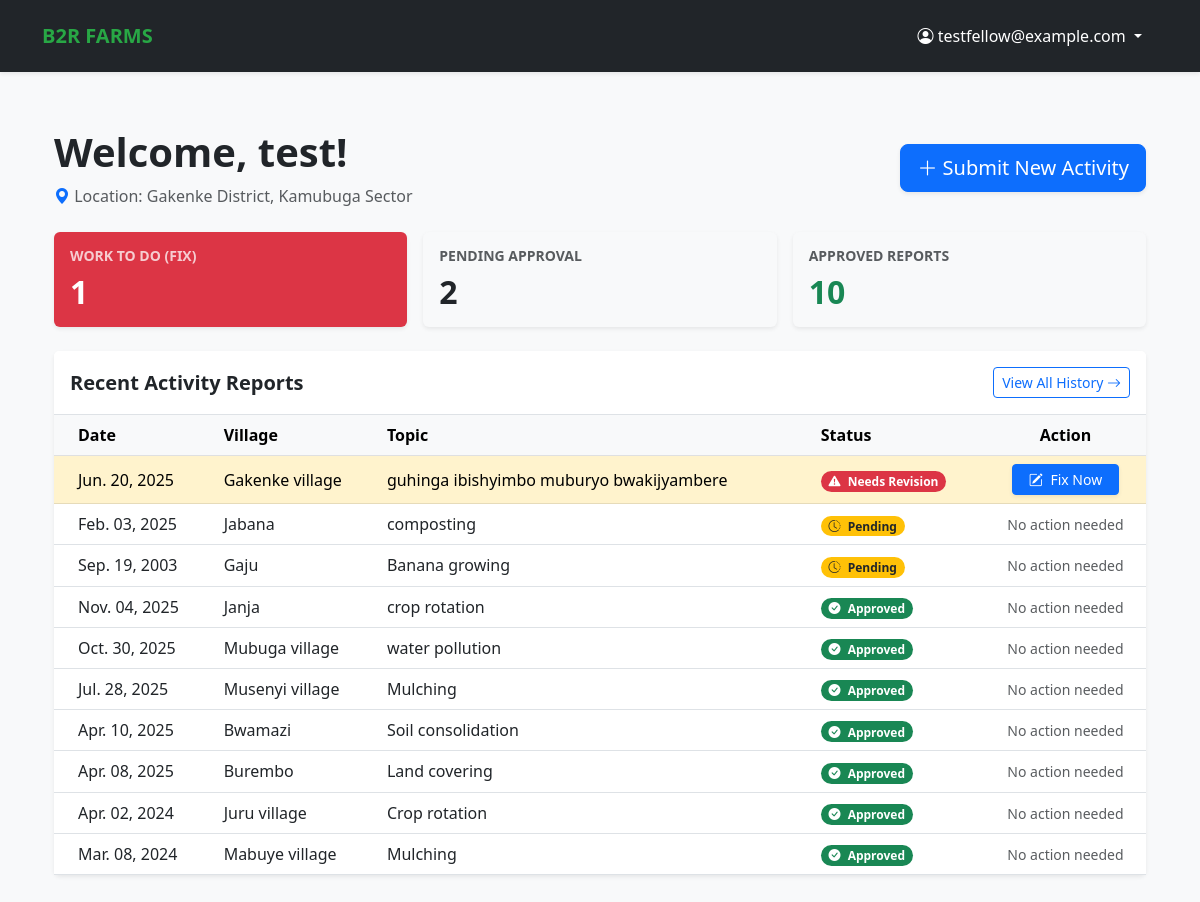
/fellows/dashboard/ (signed in), run on an earlier commit of the app's database.
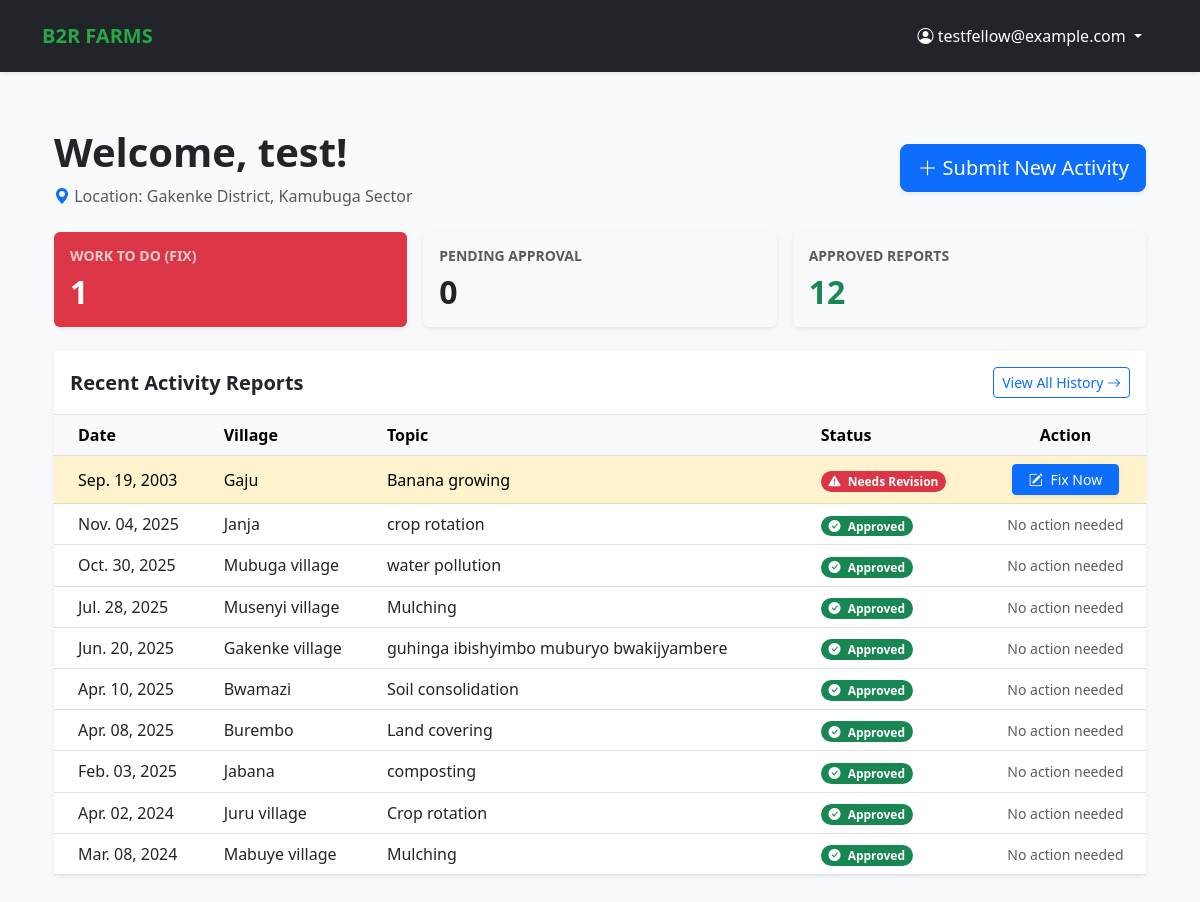
And on a later commit of the database.
### activities/models.py (models this page shows, shortened)
class TrainingActivity(models.Model):
    class Status(models.TextChoices):
        PENDING = 'PENDING', 'Pending Review'
        APPROVED = 'APPROVED', 'Approved'
        REVISION = 'REVISION', 'Needs Revision'
    fellow = models.ForeignKey(
        Fellow,
        on_delete=models.CASCADE,
        related_name='activities'
    )
    date = models.DateField(validators=[validate_not_future])
    sector = models.ForeignKey(
        Sector,
        on_delete=models.PROTECT,
        related_name='training_activities'
    )
    village_name = models.CharField(max_length=100)
    verified_village = models.CharField(
        max_length=100,
        blank=True,
        null=True,
        help_text="Standardized village name confirmed by Mentor upon approval."
    )
    number_of_farmers_trained = models.PositiveIntegerField(
        validators=[MinValueValidator(1, message="You must train at least one farmer.")]
    )
    training_topic = models.CharField(
        max_length=255,
        help_text="e.g., Mulching, Crop Rotation, Soil Conservation"
    )
    METHOD_CHOICES = [
        ('demonstration', 'Demonstration'),
        ('field_visit', 'Field Visit'),
        ('group_session', 'Group Session'),
        ('workshop', 'Workshop'),
    ]
    training_method = models.CharField(
        max_length=50,
        choices=METHOD_CHOICES
    )
    duration = models.DurationField(
        help_text="Format: HH:MM:SS (e.g., 02:30:00 for 2 hours and 30 mins)",
        default=timedelta(hours=1)
    )
    challenges_notes = models.TextField(blank=True, null=True)
    success_stories = models.TextField(blank=True, null=True)
    photos = models.ImageField(upload_to='training_photos/', blank=True, null=True)
    status = models.CharField(
        max_length=20,
        choices=Status.choices,
        default=Status.PENDING,
        help_text="The current approval status of this report."
    )
    approved_by = models.ForeignKey(
        settings.AUTH_USER_MODEL,
        on_delete=models.SET_NULL,
        null=True,
        blank=True,
        related_name='approved_activities'
    )
    is_resubmitted = models.BooleanField(default=False)
    mentor_comments = models.TextField(
        blank=True,
        null=True,
        help_text="Feedback provided by the assigned Mentor."
    )
    created_at = models.DateTimeField(auto_now_add=True)
    updated_at = models.DateTimeField(auto_now=True)
    class Meta:
        ordering = ['-date', 'sector__name']
        verbose_name_plural = "Training Activities"

### fellows/views.py (the view)
# urls.py: path('dashboard/', views.dashboard_view, name='dashboard'),
@login_required
def dashboard_view(request):
    if hasattr(request.user, 'userprofile') and request.user.userprofile.role == 'MENTOR':
        return redirect('mentor_dashboard')
    try:
        fellow = request.user.fellow_profile
    except AttributeError:
        if request.user.is_staff:
            return redirect('/admin/')
        messages.error(request, "Fellow profile not found.")
        return redirect('login')
    priority_order = Case(
        When(status='REVISION', then=Value(1)),
        When(status='PENDING', then=Value(2)),
        When(status='APPROVED', then=Value(3)),
        default=Value(4),
        output_field=IntegerField(),
    )
    activities_queryset = TrainingActivity.objects.filter(fellow=fellow).annotate(
        priority=priority_order
    ).order_by('priority', '-date')
    stats = {
        'to_fix': activities_queryset.filter(status='REVISION').count(),
        'pending': activities_queryset.filter(status='PENDING').count(),
        'approved': activities_queryset.filter(status='APPROVED').count(),
        'total_trained': activities_queryset.filter(status='APPROVED').aggregate(
            total=Sum('number_of_farmers_trained'))['total'] or 0
    }
    return render(request, 'fellows/dashboard.html', {
        'recent_activities': activities_queryset[:10],
        'stats': stats,
        'fellow': fellow
    })

### fellows/templates/fellows/dashboard.html (shortened to what the changed rows need)
{% extends 'base.html' %}
{% block content %}
<div class="container py-4">
    <div class="d-flex justify-content-between align-items-center mb-4">
        <div>
            <h1 class="fw-bold">Welcome, {{ fellow.user.first_name }}!</h1>
        </div>
    </div>
    <div class="row g-3 mb-4">
        <div class="col-md-4">
            <div class="card border-0 shadow-sm {% if stats.to_fix > 0 %}bg-danger text-white{% else %}bg-light{% endif %}">
                <div class="card-body">
                    <h2 class="fw-bold mb-0">{{ stats.to_fix }}</h2>
                </div>
            </div>
        </div>
        <div class="col-md-4">
            <div class="card border-0 shadow-sm bg-light">
                <div class="card-body">
                    <h6 class="text-uppercase small fw-bold text-muted">Pending Approval</h6>
                    <h2 class="fw-bold mb-0 text-dark">{{ stats.pending }}</h2>
                </div>
            </div>
        </div>
        <div class="col-md-4">
            <div class="card border-0 shadow-sm bg-light">
                <div class="card-body">
                    <h6 class="text-uppercase small fw-bold text-muted">Approved Reports</h6>
                    <h2 class="fw-bold mb-0 text-success">{{ stats.approved }}</h2>
                </div>
            </div>
        </div>
    </div>
    <div class="card shadow-sm border-0">
        <div class="table-responsive">
            <table class="table table-hover align-middle mb-0">
                <thead class="table-light">
                    <tr>
                        <th class="ps-4">Date</th>
                        <th>Village</th>
                        <th>Topic</th>
                        <th>Status</th>
                        <th class="text-center">Action</th>
                    </tr>
                </thead>
                <tbody>
                    {% for activity in recent_activities %}
                    <tr class="{% if activity.status == 'REVISION' %}table-warning{% endif %}">
                        <td class="ps-4 fw-medium">{{ activity.date|date:"M. d, Y" }}</td>
                        <td>{{ activity.village_name }}</td>
                        <td>{{ activity.training_topic }}</td>
                        <td>
                            {% if activity.status == 'REVISION' %}
                                <span class="badge rounded-pill bg-danger text-white">
                                    <i class="bi bi-exclamation-triangle-fill me-1"></i> Needs Revision
                                </span>
                            {% elif activity.status == 'PENDING' %}
                                <span class="badge rounded-pill bg-warning text-dark">
                                    <i class="bi bi-clock-history me-1"></i> Pending
                                </span>
                            {% else %}
                                <span class="badge rounded-pill bg-success text-white">
                                    <i class="bi bi-check-circle-fill me-1"></i> Approved
                                </span>
                            {% endif %}
                        </td>
                        <td class="text-center">
                            {% if activity.status == 'REVISION' %}
                                <a href="{% url 'edit_report' activity.pk %}" class="btn btn-sm btn-primary px-3 shadow-sm">
                                    <i class="bi bi-pencil-square me-1"></i> Fix Now
                                </a>
                            {% else %}
                                <span class="text-muted small">No action needed</span>
                            {% endif %}
                        </td>
                    </tr>
                    {% endfor %}
                </tbody>
            </table>
        </div>
    </div>
</div>
{% endblock %}

What changed in the data, as far as the page shows it:
changed TrainingActivity "Sep. 19, 2003": status "Pending No action needed" → "Needs Revision Fix Now"
changed TrainingActivity "Jun. 20, 2025": status "Needs Revision Fix Now" → "Approved No action needed"; moves down the list
changed TrainingActivity "Feb. 03, 2025": status "Pending" → "Approved"; moves down the list
Also different on the page:
{{ stats.pending }}: "2" → "0"
{{ stats.approved }}: "10" → "12"
